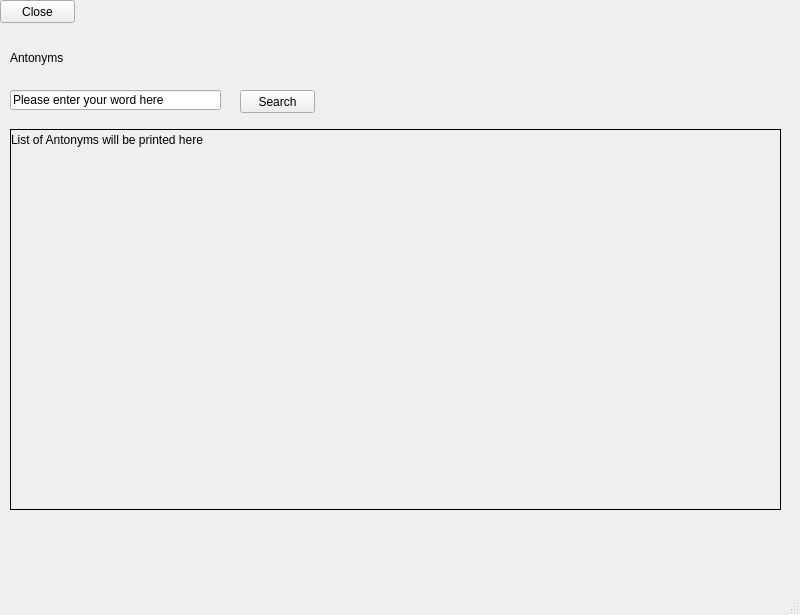
<?xml version="1.0" encoding="UTF-8"?>
<ui version="4.0">
 <class>MainWindow</class>
 <widget class="QMainWindow" name="MainWindow">
  <property name="geometry">
   <rect>
    <x>0</x>
    <y>0</y>
    <width>800</width>
    <height>615</height>
   </rect>
  </property>
  <property name="windowTitle">
   <string>MainWindow</string>
  </property>
  <widget class="QWidget" name="centralwidget">
   <widget class="QPushButton" name="close_bttn">
    <property name="geometry">
     <rect>
      <x>0</x>
      <y>0</y>
      <width>75</width>
      <height>23</height>
     </rect>
    </property>
    <property name="text">
     <string>Close</string>
    </property>
   </widget>
   <widget class="QPushButton" name="search_bttn">
    <property name="geometry">
     <rect>
      <x>240</x>
      <y>90</y>
      <width>75</width>
      <height>23</height>
     </rect>
    </property>
    <property name="text">
     <string>Search</string>
    </property>
   </widget>
   <widget class="QLineEdit" name="word_line_edit">
    <property name="geometry">
     <rect>
      <x>10</x>
      <y>90</y>
      <width>211</width>
      <height>20</height>
     </rect>
    </property>
    <property name="text">
     <string>Please enter your word here</string>
    </property>
   </widget>
   <widget class="QLabel" name="antonym_text_label">
    <property name="geometry">
     <rect>
      <x>10</x>
      <y>129</y>
      <width>771</width>
      <height>381</height>
     </rect>
    </property>
    <property name="frameShape">
     <enum>QFrame::Panel</enum>
    </property>
    <property name="text">
     <string>List of Antonyms will be printed here </string>
    </property>
    <property name="alignment">
     <set>Qt::AlignJustify|Qt::AlignTop</set>
    </property>
    <property name="wordWrap">
     <bool>true</bool>
    </property>
   </widget>
   <widget class="QLabel" name="antonym_title_label">
    <property name="geometry">
     <rect>
      <x>10</x>
      <y>50</y>
      <width>61</width>
      <height>16</height>
     </rect>
    </property>
    <property name="text">
     <string>Antonyms</string>
    </property>
   </widget>
  </widget>
  <widget class="QStatusBar" name="statusbar"/>
 </widget>
 <resources/>
 <connections/>
</ui>
